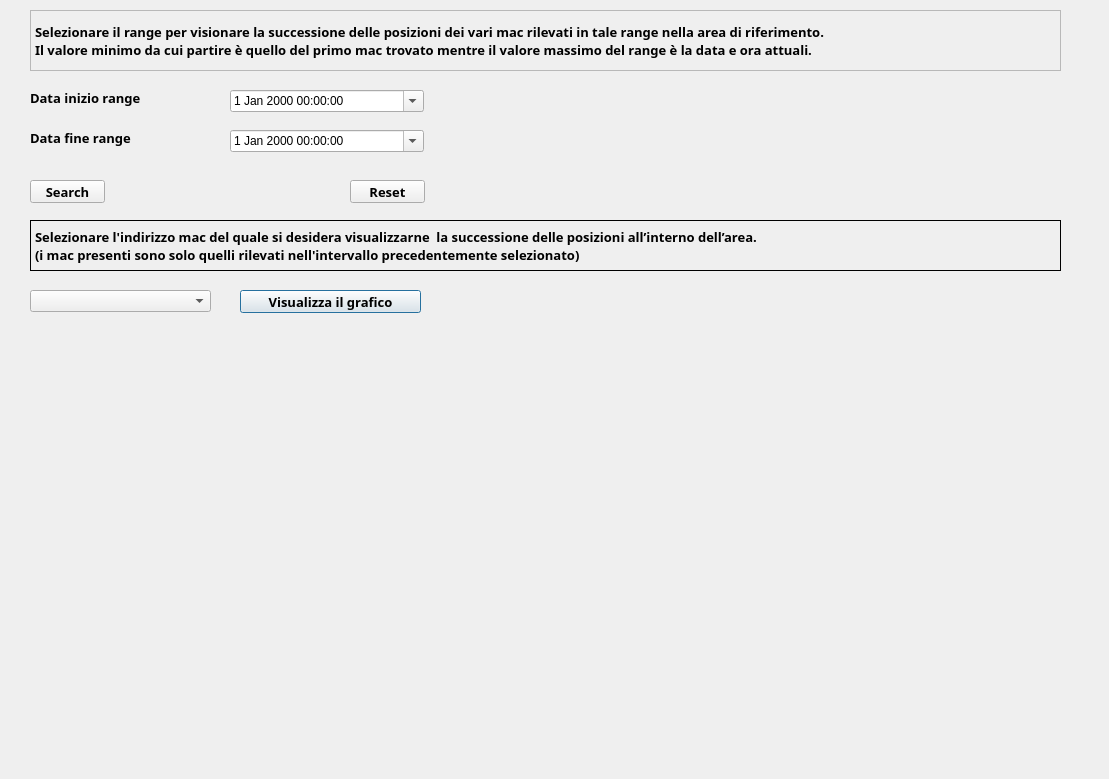
<?xml version="1.0" encoding="UTF-8"?>
<ui version="4.0">
 <class>Plot3</class>
 <widget class="QDialog" name="Plot3">
  <property name="geometry">
   <rect>
    <x>0</x>
    <y>0</y>
    <width>1109</width>
    <height>779</height>
   </rect>
  </property>
  <property name="windowTitle">
   <string>Terzo Grafico</string>
  </property>
  <widget class="QComboBox" name="comboBox">
   <property name="geometry">
    <rect>
     <x>30</x>
     <y>290</y>
     <width>181</width>
     <height>22</height>
    </rect>
   </property>
  </widget>
  <widget class="QPushButton" name="pushButton">
   <property name="geometry">
    <rect>
     <x>240</x>
     <y>290</y>
     <width>181</width>
     <height>23</height>
    </rect>
   </property>
   <property name="font">
    <font>
     <family>Source Code Pro</family>
     <pointsize>10</pointsize>
     <weight>75</weight>
     <bold>true</bold>
    </font>
   </property>
   <property name="text">
    <string>Visualizza il grafico</string>
   </property>
  </widget>
  <widget class="QCustomPlot" name="customPlot_3" native="true">
   <property name="enabled">
    <bool>false</bool>
   </property>
   <property name="geometry">
    <rect>
     <x>30</x>
     <y>340</y>
     <width>791</width>
     <height>331</height>
    </rect>
   </property>
  </widget>
  <widget class="QDateTimeEdit" name="To_2">
   <property name="geometry">
    <rect>
     <x>230</x>
     <y>130</y>
     <width>194</width>
     <height>22</height>
    </rect>
   </property>
   <property name="acceptDrops">
    <bool>true</bool>
   </property>
   <property name="buttonSymbols">
    <enum>QAbstractSpinBox::PlusMinus</enum>
   </property>
   <property name="calendarPopup">
    <bool>true</bool>
   </property>
  </widget>
  <widget class="QDateTimeEdit" name="From_2">
   <property name="enabled">
    <bool>true</bool>
   </property>
   <property name="geometry">
    <rect>
     <x>230</x>
     <y>90</y>
     <width>194</width>
     <height>22</height>
    </rect>
   </property>
   <property name="acceptDrops">
    <bool>true</bool>
   </property>
   <property name="buttonSymbols">
    <enum>QAbstractSpinBox::PlusMinus</enum>
   </property>
   <property name="calendarPopup">
    <bool>true</bool>
   </property>
  </widget>
  <widget class="QPushButton" name="Search_2">
   <property name="geometry">
    <rect>
     <x>30</x>
     <y>180</y>
     <width>75</width>
     <height>23</height>
    </rect>
   </property>
   <property name="font">
    <font>
     <family>Source Code Pro</family>
     <pointsize>10</pointsize>
     <weight>75</weight>
     <bold>true</bold>
    </font>
   </property>
   <property name="text">
    <string>Search</string>
   </property>
  </widget>
  <widget class="QLabel" name="label_6">
   <property name="geometry">
    <rect>
     <x>30</x>
     <y>130</y>
     <width>131</width>
     <height>16</height>
    </rect>
   </property>
   <property name="font">
    <font>
     <family>Source Code Pro</family>
     <pointsize>10</pointsize>
     <weight>75</weight>
     <bold>true</bold>
    </font>
   </property>
   <property name="text">
    <string>Data fine range</string>
   </property>
  </widget>
  <widget class="QLabel" name="label_5">
   <property name="geometry">
    <rect>
     <x>30</x>
     <y>90</y>
     <width>151</width>
     <height>16</height>
    </rect>
   </property>
   <property name="font">
    <font>
     <family>Source Code Pro</family>
     <pointsize>10</pointsize>
     <weight>75</weight>
     <bold>true</bold>
    </font>
   </property>
   <property name="text">
    <string>Data inizio range</string>
   </property>
  </widget>
  <widget class="QPushButton" name="Reset_2">
   <property name="geometry">
    <rect>
     <x>350</x>
     <y>180</y>
     <width>75</width>
     <height>23</height>
    </rect>
   </property>
   <property name="font">
    <font>
     <family>Source Code Pro</family>
     <pointsize>10</pointsize>
     <weight>75</weight>
     <bold>true</bold>
    </font>
   </property>
   <property name="text">
    <string>Reset</string>
   </property>
  </widget>
  <widget class="QLabel" name="label_2">
   <property name="geometry">
    <rect>
     <x>30</x>
     <y>220</y>
     <width>1031</width>
     <height>51</height>
    </rect>
   </property>
   <property name="font">
    <font>
     <family>Source Code Pro</family>
     <pointsize>10</pointsize>
     <weight>75</weight>
     <bold>true</bold>
    </font>
   </property>
   <property name="frameShape">
    <enum>QFrame::Panel</enum>
   </property>
   <property name="text">
    <string>Selezionare l'indirizzo mac del quale si desidera visualizzarne  la successione delle posizioni all’interno dell’area.
(i mac presenti sono solo quelli rilevati nell'intervallo precedentemente selezionato)</string>
   </property>
  </widget>
  <widget class="QLabel" name="label_4">
   <property name="geometry">
    <rect>
     <x>30</x>
     <y>10</y>
     <width>1031</width>
     <height>61</height>
    </rect>
   </property>
   <property name="font">
    <font>
     <family>Source Code Pro</family>
     <pointsize>10</pointsize>
     <weight>75</weight>
     <bold>true</bold>
    </font>
   </property>
   <property name="frameShape">
    <enum>QFrame::StyledPanel</enum>
   </property>
   <property name="text">
    <string>Selezionare il range per visionare la successione delle posizioni dei vari mac rilevati in tale range nella area di riferimento. 
Il valore minimo da cui partire è quello del primo mac trovato mentre il valore massimo del range è la data e ora attuali.</string>
   </property>
  </widget>
 </widget>
 <customwidgets>
  <customwidget>
   <class>QCustomPlot</class>
   <extends>QWidget</extends>
   <header>qcustomplot.h</header>
   <container>1</container>
  </customwidget>
 </customwidgets>
 <resources/>
 <connections/>
</ui>
